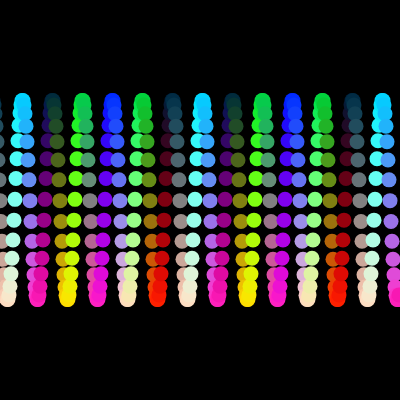
Frame 1 (no input)
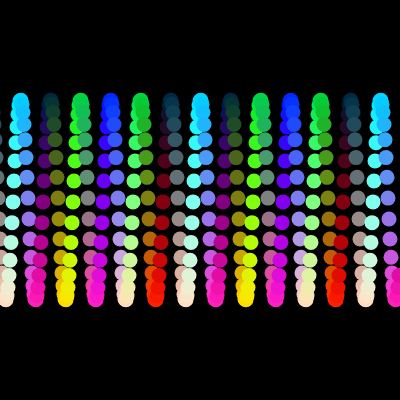
Frame 60 (no input)
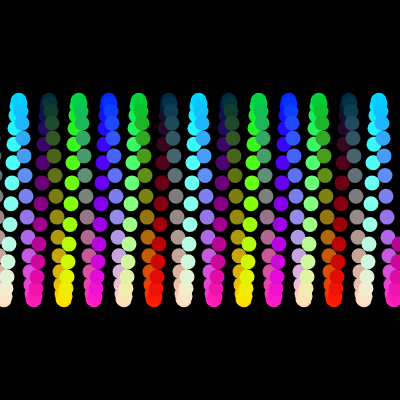
Frame 120 (the mouse pressed at the canvas centre since frame 60)

The p5.js sketch that drew these frames (run headless with seeded random() and noise() and a simulated clock; from frame 60 on, the mouse is pressed at the canvas centre):

// p5.js sketch
// ── sketch.js
function setup() {
  createCanvas(400, 400);
  noStroke()
}

function draw() {
  background(0);
  for (let i = -25; i < 400; i += 1){ //i++ = increase by 1; adds circles vs moving circles in circle() 
    let modifiedI = map(i,0,30,0,TWO_PI*1)+frameCount/150; 
    fill(map(sin(modifiedI),-1,1,0,255),
         map(sin(modifiedI/2),-1,1,0,255),
         map(sin(modifiedI/3),-1,1,0,255));
    circle(i, 200+100*sin(modifiedI), 15);
  }
}
//mouseX/50
